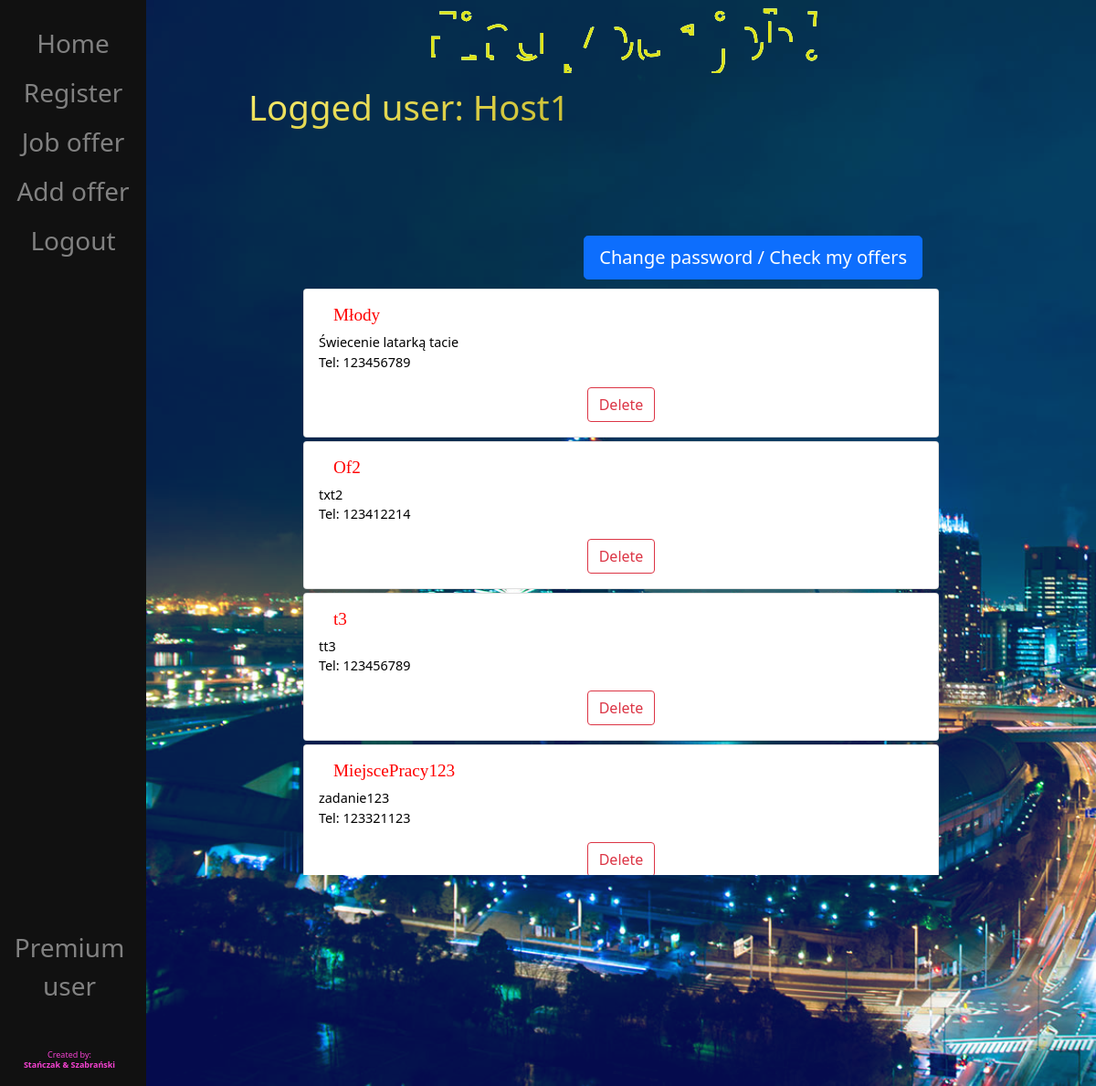
The app's page / (signed in), older data.
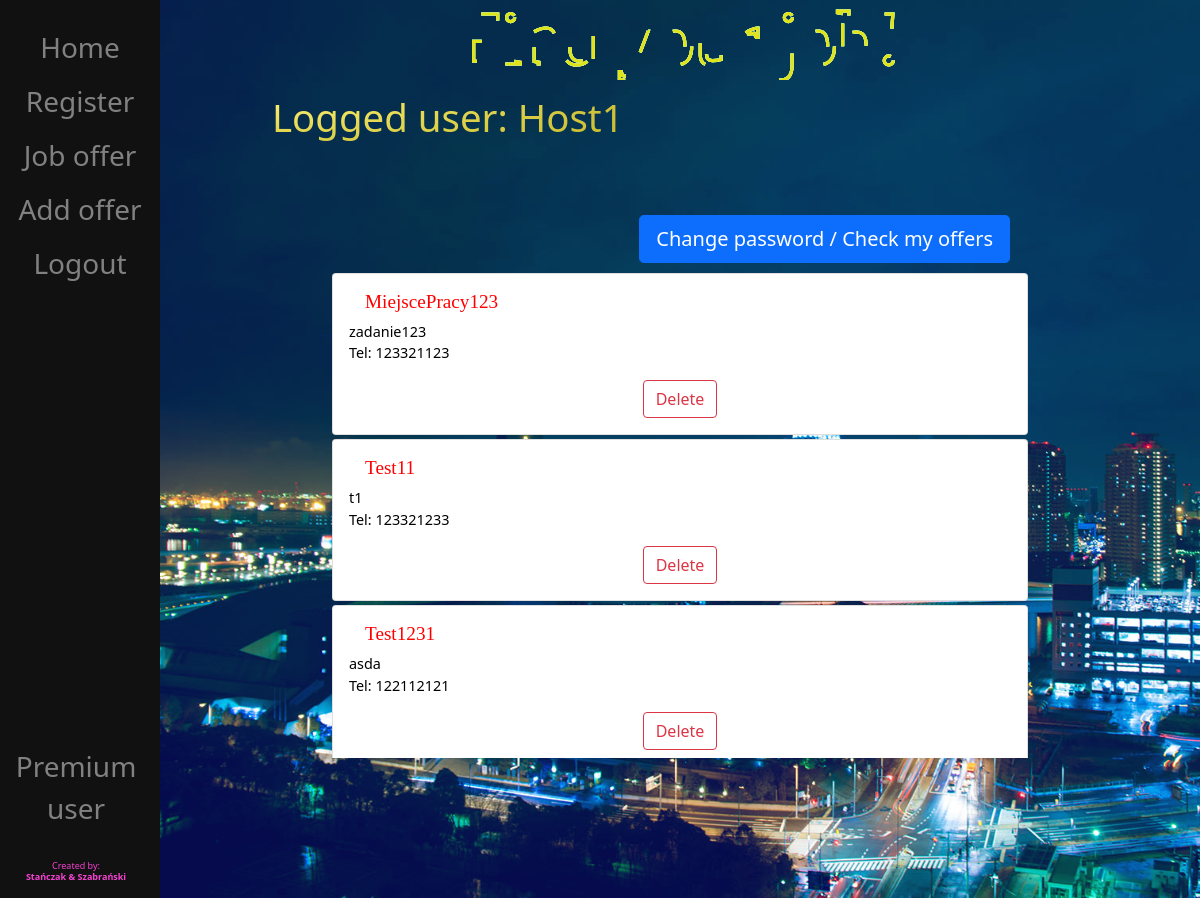
The same page, newer data.
### SZO/models.py (models this page shows, shortened)
class JobOffer(models.Model):
    user = models.ForeignKey(User, on_delete=models.CASCADE)
    title = models.CharField(max_length=40)
    text = models.CharField(max_length=1000)
    city = models.CharField(max_length=100, default='Warszawa')
    tel_number = models.CharField(max_length=9)
    def getText(self):
        return self.text
    def getTitle(self):
        return self.title
    def getTel(self):
        return self.tel_number
    def getUsername(self):
        return str(self.user)

### SZO/views.py (the view)
# urls.py: path("", views.home, name="home"),
def home(request):
    offers = JobOffer.objects.all()
    perPage = 3
    p = Paginator(offers, perPage)
    page = request.GET.get('page')
    offersList = p.get_page(page)
    if request.method == 'POST':
        form = PasswordChangeForm(request.user, request.POST)
        if form.is_valid():
            user = form.save()
            update_session_auth_hash(request, user)
            messages.success(request, 'Your password was successfully updated!')
            return redirect('/')
        else:
            form = PasswordChangeForm()
    else:
        form = PasswordChangeForm(request.user)
        return render(request, 'SZO/home.html',
                      {'form': form,
                       "offers": offers,
                       "offersList": offersList}
                      )

### SZO/templates/SZO/home.html (shortened to what this page needs)
{% extends 'SZO/base.html' %}
{% load static %}
{% load crispy_forms_tags %}
{% block content %}
<head>
    <link href="{% static 'advs.css' %}" rel="stylesheet">
</head>
{% if user.is_authenticated %}
<header>
    <h1 class="header-1">Logged user: {{user}}</h1>
</header>
<div class="switch">
    <button onclick="toggle();" class="btn btn-lg btn-primary btn-block">Change password / Check my offers</button>
</div>
<div class="jobOffer">
    <form id="myOwnOffer">
        {% if user.groups.all.0.name == 'host' %}
        {% for offer in offers %}
        {% if request.user.username == offer.getUsername %}
        <div class="card">
            <div class="card-body">
                <h5>{{ offer.getTitle }}</h5>
                <p class="single-offer">{{ offer.getText }}<br>
                    Tel: {{ offer.getTel }}</p>
                <div class="delete"><a href="{% url 'delete' offer.id %}" class="btn btn-outline-danger">Delete</a></div>
            </div>
        </div>
        {% endif %}
        {% endfor %}
        {% endif %}
    </form>
</div>
{% else %}
<div class="notLogged">
    <h1>You are not logged in!</h1><br>
    <p>Login to use website <a href="/login">here</a></p>
</div>
{% endif %}
{% endblock %}

### SZO/templates/SZO/base.html (shortened to what this page needs)
{% load static %}
<!DOCTYPE html>
<html lang="en">
<head>
    <link href="{% static 'base.css'%}" rel="stylesheet">
    <link href="https://cdn.jsdelivr.net/npm/bootstrap@5.1.3/dist/css/bootstrap.min.css" rel="stylesheet"
>
</head>
<body>
<div class="sidenav">
    <a href="/">Home</a>
    <a href="/register">Register</a>
    {% if user.is_authenticated %}
    <a href="/offer">Job offer</a>
    {% if user.groups.all.0.name == 'host' %}
        <a href="/addOffer">Add offer</a>
    {% endif %}
    <a href="/logout">Logout</a>
    <div class="absolute"><a href="/premiumUser">Premium user</a></div>
    {% else %}
    <a href="/login">Login</a>
    {% endif %}
    <h6>Created by:<br><b>Stańczak & Szabrański</b></h6>
</div>
<div id="content" class="main">
    <div class="row justify-content-center">
        <div class="col-8">
        </div>
        {% block content %}
        {% endblock %}
    </div>
</div>
</body>
</html>

### SZO/static/base.css (style rules this page uses)
html, body { width: 100%; height: 100%; overflow: hidden; background-color: #021027; }
html, .main { //background-color: rgb(170, 216, 44); color: #f1f1f1; }
header { width: 100%; height: 15vh; display: inline-block; flex-direction: column; align-items: center; }
header h1 { position: relative; left: 10%; width: 80%; height: 100%; margin-top: 1.2vw; font-size: 3.2vw; color: transparent; -webkit-background-clip: text; background-clip: text; }
header .header-1 { background-image: repeating-radial-gradient(farthest-side at 2px 8px, #faee6e, #c7ba2e, #786f0d); }
.sidenav { height: 100%; width: 160px; position: fixed; z-index: 1; top: 0; left: 0; background-color: #111; overflow-x: hidden; padding-top: 20px; text-align: center; }
.sidenav a { padding: 6px 8px 6px 8px; text-decoration: none; color: #818181; display: block; font-size: 28px; transition: all 0.5s ease; transform: scale(1); }
.main { margin-left: 160px; padding: 0px 10px; height: 100%; background-image: url("images/sky.jpg"); background-size: cover; background-color: #050b4d; background-blend-mode: lighten; }
div.absolute { position: absolute; width: 95%; bottom: 7%; }
.sidenav h6 { font-size: 9px; color: #f542d1; position: absolute; width: 95%; bottom: 0.8%; }
svg { display: block; font: 18.0em 'Montserrat'; width: center; height: 80px; margin: auto; }

### SZO/static/advs.css (style rules this page uses)
h5 { font-size: 1.6vw; font-family: Copperplate, Papyrus, fantasy; color:red; margin-left:16px; }
.switch { position:relative; display:flex; z-index:1; align-items:right; justify-content:right; margin-right: 30vw; }
div.delete { position:relative; display:flex; align-items:center; justify-content:center; }
div.jobOffer { overflow-y: scroll; overflow-x: hidden; margin-left: 20px; margin-right: 20px; margin-top: 10px; margin-bottom: 10px; width: 60vw; height: 54vh; }
div.card { margin-bottom:4px; }
div.card-body { color:black; font-size:1.2vw; }
* { overflow-y: scroll; overflow-x: hidden; }

Row changes from the older to the newer data that the page shows:
removed JobOffer: getTitle "Młody", getText "Świecenie latarką tacie", getTel "123456789"
removed JobOffer: getTitle "Of2", getText "txt2", getTel "123412214"
removed JobOffer: getTitle "t3", getText "tt3", getTel "123456789"
added JobOffer: getTitle "Test11", getText "t1", getTel "123321233"
added JobOffer: getTitle "Test1231", getText "asda", getTel "122112121"
